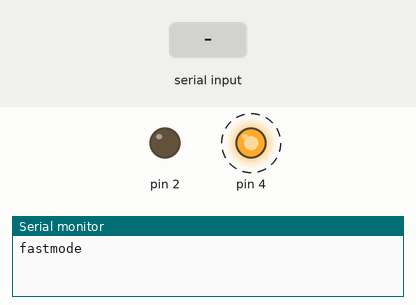
Recording of a sketch running on a simulated Arduino Uno, built with avr-gcc and run on an emulated ATmega328P. Shown: output pins drawn as LEDs (lit = HIGH), the last lines printed to the serial monitor. Dashed ring = blinking. The inputs (shaded band) are chosen by the test bench.

Above: at 0.8 s.
At 1.2 s:
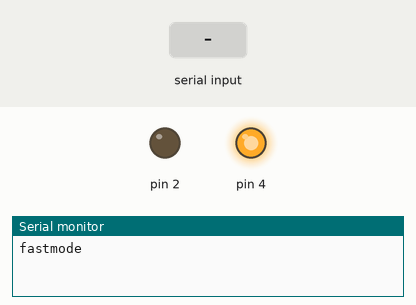
1.3 s: "S" received over Serial
At 1.9 s:
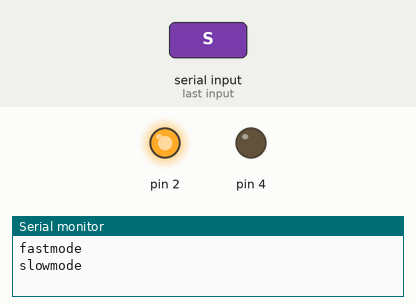
Timing chart, 0 to 9.0 s (numbered marks = the images above; inputs shaded):
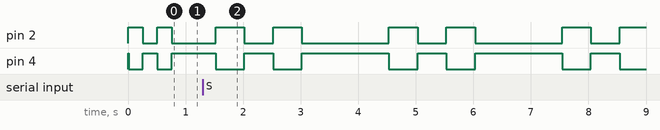

The sketch:

problem1.ino
```cpp
char mode = 'F';

void setup()
{
pinMode(2, OUTPUT);
pinMode(4, OUTPUT);
digitalWrite(2, HIGH);
digitalWrite(4, HIGH);
Serial.begin(9600);
}

void loop()
{
delay(10); // Delay a little bit to improve simulation performance

  if(Serial.available()){
    char c = Serial.read();
    if(c == 'F' || c == 'S'){
      mode = c;
    }
  }

    if(mode == 'F'){
      Serial.println("fastmode");

      digitalWrite(2, HIGH);
      digitalWrite(4, LOW);
      delay(250);

      digitalWrite(2, LOW);
      digitalWrite(4, HIGH);
      delay(250);

      digitalWrite(2, HIGH);
      digitalWrite(4, LOW);
      delay(250);

      digitalWrite(2, LOW);
      digitalWrite(4, HIGH);
      delay(750);
    }

    else if(mode == 'S'){
      Serial.println("slowmode");

      digitalWrite(2, HIGH);
      digitalWrite(4, LOW);
      delay(500);

      digitalWrite(2, LOW);
      digitalWrite(4, HIGH);
      delay(500);

      digitalWrite(2, HIGH);
      digitalWrite(4, LOW);
      delay(500);

      digitalWrite(2, LOW);
      digitalWrite(4, HIGH);
      delay(1500);
    }
}
```

Measured:
- by itself, pin 2: repeats every 3.0 s: LOW 0.50 s, HIGH 0.50 s, LOW 1.5 s, HIGH 0.50 s
- by itself, pin 4: repeats every 3.0 s: HIGH 0.50 s, LOW 0.50 s, HIGH 1.5 s, LOW 0.50 s
